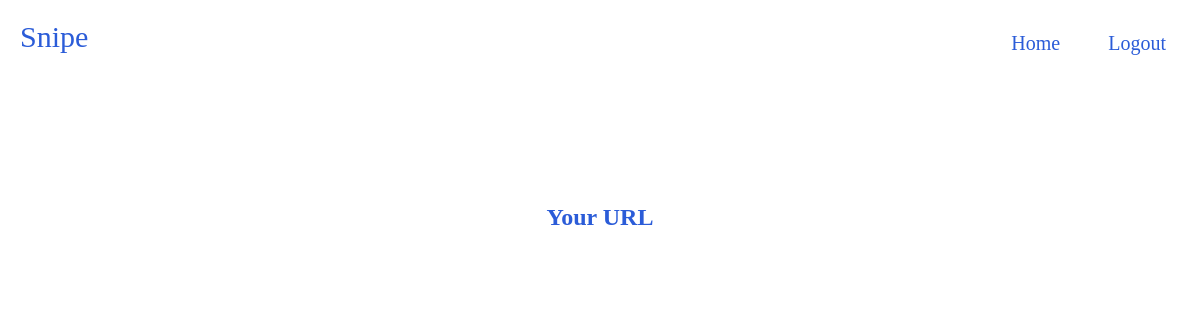
The page /view/14/ (signed in) on the database as committed earlier.
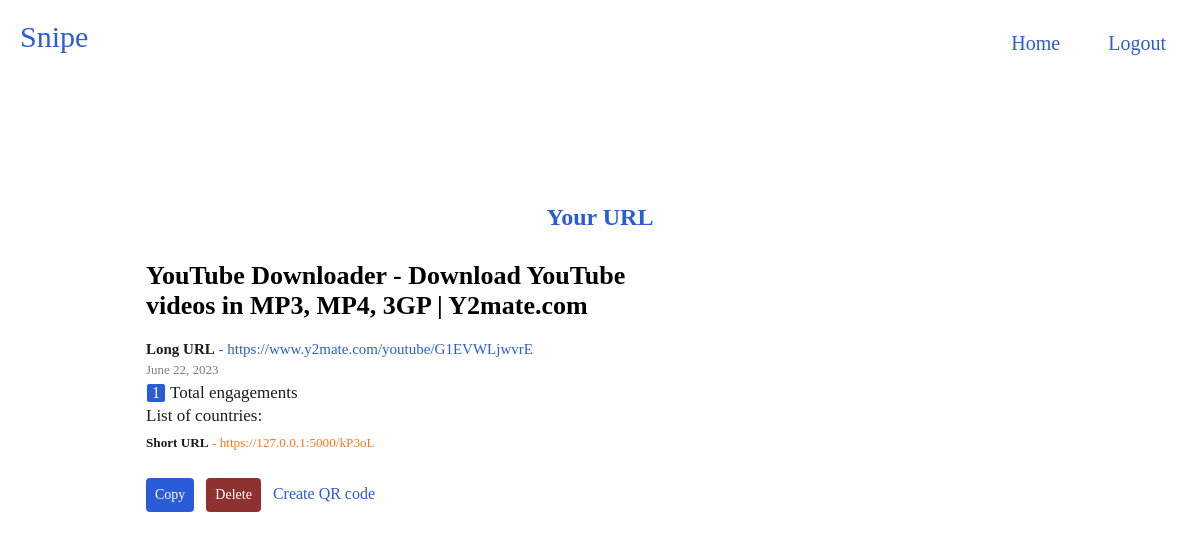
The same page on the database as committed later.
### models.py (models this page shows, shortened)
class Url(db.Model):
    __tablename__  = 'urls'
    id = db.Column(db.Integer(), primary_key=True)
    url = db.Column(db.String(512))
    short_url = db.Column(db.String(5), unique=True)
    custom_url = db.Column(db.String(50), unique=False)
    qr_code_url = db.Column(db.String(300), nullable=True, unique=False)
    url_title = db.Column(db.String(900), nullable=True, unique=False)
    clicks = db.Column(db.Integer(), default=0)
    date_created = db.Column(db.DateTime(), default=datetime.now)
    user_id = db.Column(db.String(), db.ForeignKey('users.id'))
    @classmethod
    def get_by_id(cls, id):
        url = db.session.get(Url, id)
        return url

### views.py (the view)
@snipe.route('/view/<int:id>/', methods=["GET", "POST"])
@login_required
@limiter.limit("5 per minute")
@cache.cached(timeout=50)
def get_url_by_id(id):
    url = Url.get_by_id(id)
    return render_template('view_url.html', url=url)

### auth.py (called while the page is built)
@login_manager.user_loader
def user_loader(id):
    return User.query.get(int(id))

### templates/view_url.html (shortened to what this page needs)
{% extends 'base.html' %}
{% block body %}
      <nav class="navbar">
        <div class="logo">Snipe</div>
          <ul class="nav-links">
          <div class="menu">
              {% if current_user.is_authenticated %}
              <li><a href="{{ url_for('snipe.home') }}">Home</a></li>
              <li><a href="{{ url_for('auth.logout') }}">Logout</a></li>
              {%  else %}
              <li><a href="{{ url_for('auth.signup') }}">Sign up</a></li>
              <li><a href="{{ url_for('auth.login') }}">Login</a></li>
              {% endif %}
          </div>
          </ul>
      </nav>
    <section class="hero" style="padding: 0px 20px;">
        <center>
          <h1 class="description2">Your URL</h1>
        </center>
        {% if current_user.is_authenticated %}
        {% if url %}
          {% if url.user_id == current_user.email %}
          <div class="card" style="border-bottom: 0px;">
            <a href="{{ url.url }}" style="color: black; text-decoration: none;" >
                <h1 class="card-text" style="color: black; text-decoration: none; font-size: 26px;">{{ url.url_title }}</h1>
            </a>
            <h5 style="color: #2b5cd8; font-size: 15px; font-weight: lighter; margin-bottom: 4px; width: 50%; word-wrap:break-word;"><strong style="color: #1b1b1b;">Long URL</strong> - {{url.url}}</h5>
            <h5 class="date_created">{{ url.date_created.strftime('%B %d, %Y') }}</h5>
            <h5 class="card-title"  style="font-weight: lighter;">
              <div class="engagements">
                <p class="engagement-clicks" id="engagement-{{ url.id }}" style="font-weight: lighter;">{{ url.clicks }}</p>
              </div> Total engagements
            </h5>
            <h5 class="card-title" style="font-weight: lighter; margin-top: 3px;">
              List of countries:
            </h5>
            {% if url.custom_url %}
                <a href="{{ url.url }}" class="url-link" id="url_click{{ url.id }}" style="color: #ff7518; font-size: 55%; margin-top: 5px; font-weight: lighter;">
                    <p class="short-url-history" style="font-weight: lighter;"><strong style="color: #1b1b1b;">Custom URL</strong> - {{ url.custom_url }}</a></p>
            {% else %}
                <a href="{{ url.url }}" class="url-link" id="url_click{{ url.id }}" style="color: #ff7518; font-size: 55%; margin-top: 5px; font-weight: lighter;">
                    <p class="short-url-history" style="font-weight: lighter;"><strong style="color: #1b1b1b;">Short URL</strong> - {{ url.short_url }}</a></p>
            {% endif %}
            <button id="copy-btn" class="copy-btn2" data-clipboard-target="#new_url">Copy</button>
                <a href="/delete/{{ url.id }}"><button id="delete-btn" class="delete-btn2">Delete</button></a>
                <a href="{{ url_for('snipe.generate_qr_code_url', id=url.id) }}" class="qrcode_create"><p class="qrcode_click">Create QR code</p></a>
          {% endif %}
        {% endif %}
        {% endif %}
    </section>
{% endblock %}

### templates/base.html (shortened to what this page needs)
<!DOCTYPE html>
<html lang="en">
<head>
    <link rel="stylesheet" href="{{ url_for('static', filename='css/home.css')}}">
    <link rel="stylesheet" href="{{ url_for('static', filename='css/countries.css')}}">
    <link rel="stylesheet" href="{{ url_for('static', filename='css/frontIndex.css')}}">
</head>
<body>
    {% block body %} {% endblock %}
</body>
</html>

### static/css/home.css (style rules this page uses)
* { margin: 0; padding: 0; box-sizing: border-box; padding-top: 0%; font-family: Trebuchet MS; }
a { text-decoration: none; color: #1b1b1b; }
li { list-style: none; }
ul { display: inline; }
.nav-links a { color: #2b5cd8; }
.logo { display: inline; font-size: 30px; font-family: cursive; color: #2b5cd8; margin-top: 20px; width: 30%; }
.menu { display: flex; gap: 1em; font-size: 20px; margin-right: auto; margin-left: auto; margin-top: 7px; float: right; }
.menu li { padding: 5px 14px; }
* { box-sizing: border-box; }
body { font-family: Arial; background: #f1f1f1; }
.navbar { justify-content: space-between; margin-top: 0; padding: 20px; width: 100%; position: fixed; min-height: 10px; position: relative; background-color: white; margin-bottom: 120px; }
.description2 { font-size: 100%; padding-top: 10px; margin-bottom: 20px; color: #2b5cd8; }
section.hero { padding: 100px 20px; color: #1b1b1b; font-size: 24px; width: 100%; margin: auto; }
.card { width: 80%; padding: 10px; border-radius: 0px; background-color: white; margin: auto; border-color: #fefefe; border-bottom: 0.5px solid; }
.card-title { margin-top: 0; font-size: 17px; }
.card-text { word-wrap:break-word; margin-bottom: 20px; font-size: 32px; width: 60%; }
.date_created { color: #7d7c7c; margin-top: 0px; font-size: 13px; font-weight: lighter; }
.copy-btn2 { background-color: #2b5cd8; color: white; align-items: center; justify-content: center; font-size: 14px; border: #2b5cd8 solid; border-radius: 4px; padding: 6px; margin-left: 0px; margin-right: 6px; margin-top: 10px; display: inline; transition-duration: 0.2s; }
.delete-btn2 { background-color: #8f3131; color: white; align-items: center; justify-content: center; font-size: 14px; border: #8f3131 solid; border-radius: 4px; padding: 6px; margin-left: 0px; margin-right: 6px; margin-top: 10px; display: inline; transition-duration: 0.2s; }
.short-url-history { margin-bottom: 15px; font-weight: lighter; }
.engagements { display: inline-block; background-color: #2b5cd8; color: white; justify-content: center; font-size: 16px; text-align: center; font-weight: lighter; border: 1px solid; border-radius: 3px; width: 20px; margin-top: 5px; align-items: center; }
.engagement-clicks { margin: auto; font-weight: lighter; }
.qrcode_click { display: inline; font-size: 16px; }
.qrcode_create { color: #2b5cd8; }

### static/css/frontIndex.css (style rules this page uses)
body { background-color: white; }

Rows that differ between the two databases and show on the page:
added Url: url_title "YouTube Downloader - Download YouTube videos in MP3, MP4, 3GP | Y2mate.com", url "https://www.y2mate.com/youtube/G1EVWLjwvrE", date_created "June 22, 2023", clicks "1", short_url "https://127.0.0.1:5000/kP3oL"
Other text that changed with them:
text now shown: "Long URL - Total engagements List of countries: Short URL - Copy Delete Create QR code"
